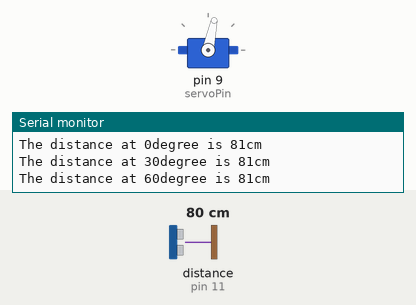
Recording of a sketch running on a simulated Arduino Uno, built with avr-gcc and run on an emulated ATmega328P. Shown: servo, the last lines printed to the serial monitor. Inputs (shaded band) come from the test bench; at power-on: distance to the obstacle (sensor on pin 11) 80 cm. The echo pulse lasts 58.3 µs per cm.

Above: at 1.2 s.
1.3 s: distance to the obstacle (sensor on pin 11) set to 2 cm
At 1.67 s:
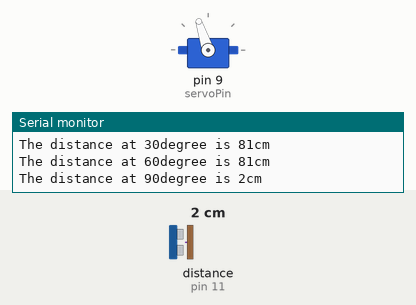
4.3 s: distance to the obstacle (sensor on pin 11) set to 60 cm
At 5.01 s:
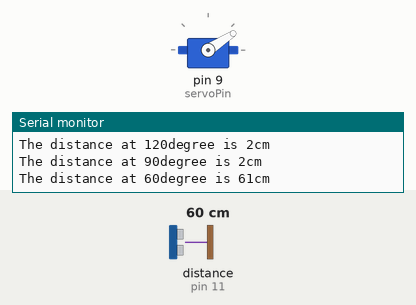
Timing chart, 0 to 13.3 s (numbered marks = the images above; inputs shaded):
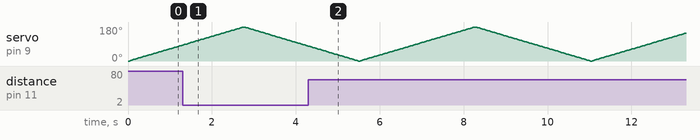

The sketch:

Exercise_2_Servo.ino
```cpp
#include <Servo.h>
#include <NewPing.h>
int pos = 0;

#define servoPin     9
#define TRIGGER_PIN  12  // Arduino pin tied to trigger pin on the ultrasonic sensor.
#define ECHO_PIN     11  // Arduino pin tied to echo pin on the ultrasonic sensor.
#define MAX_DISTANCE 200 // Maximum distance we want to ping for (in centimeters). Maximum sensor distance is rated at 400-500cm.


Servo myservo;  // create servo object to control a servo
NewPing sonar(TRIGGER_PIN, ECHO_PIN, MAX_DISTANCE); // NewPing setup of pins and maximum distance.

void setup() {
  // put your setup code here, to run once:
   myservo.attach(servoPin);  // attaches the servo on pin 9 to the servo object
    Serial.begin(9600);

}

void loop() {
  // put your main code here, to run repeatedly:
  for (pos = 0; pos <= 180; pos += 1) { // goes from 0 degrees to 180 degrees
    // in steps of 1 degree
    myservo.write(pos);              // tell servo to go to position in variable 'pos'
    delay(15);                       // waits 15ms for the servo to reach the position
    if (pos%30==0){
        unsigned int uS = sonar.ping(); // Send ping, get ping time in microseconds (uS).
        Serial.print("The distance at ");
        Serial.print(pos);
        Serial.print("degree is ");
        Serial.print(uS / US_ROUNDTRIP_CM); // Convert ping time to distance in cm and print result (0 = outside set distance range)
        Serial.println("cm");
    }
  }
  for (pos = 180; pos >= 0; pos -= 1) { // goes from 180 degrees to 0 degrees
    myservo.write(pos);              // tell servo to go to position in variable 'pos'
    delay(15);                       // waits 15ms for the servo to reach the position
    if (pos%30==0){
        unsigned int uS = sonar.ping(); // Send ping, get ping time in microseconds (uS).
        Serial.print("The distance at ");
        Serial.print(pos);
        Serial.print("degree is ");
        Serial.print(uS / US_ROUNDTRIP_CM); // Convert ping time to distance in cm and print result (0 = outside set distance range)
        Serial.println("cm");
    }
  }
}
```
